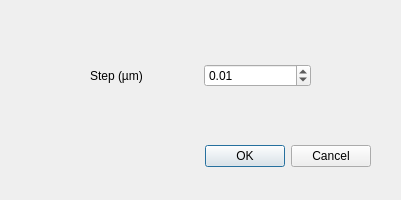
<?xml version="1.0" encoding="UTF-8"?>
<ui version="4.0">
 <class>Dialog</class>
 <widget class="QDialog" name="Dialog">
  <property name="geometry">
   <rect>
    <x>0</x>
    <y>0</y>
    <width>401</width>
    <height>200</height>
   </rect>
  </property>
  <property name="windowTitle">
   <string>Dialog</string>
  </property>
  <widget class="QDialogButtonBox" name="buttonBox">
   <property name="geometry">
    <rect>
     <x>30</x>
     <y>140</y>
     <width>341</width>
     <height>32</height>
    </rect>
   </property>
   <property name="orientation">
    <enum>Qt::Horizontal</enum>
   </property>
   <property name="standardButtons">
    <set>QDialogButtonBox::Cancel|QDialogButtonBox::Ok</set>
   </property>
  </widget>
  <widget class="QWidget" name="">
   <property name="geometry">
    <rect>
     <x>90</x>
     <y>60</y>
     <width>221</width>
     <height>31</height>
    </rect>
   </property>
   <layout class="QHBoxLayout" name="horizontalLayout">
    <item>
     <widget class="QLabel" name="label">
      <property name="text">
       <string>Step (µm)</string>
      </property>
     </widget>
    </item>
    <item>
     <widget class="QDoubleSpinBox" name="step_doubleSpinBox">
      <property name="value">
       <double>0.010000000000000</double>
      </property>
     </widget>
    </item>
   </layout>
  </widget>
 </widget>
 <resources/>
 <connections>
  <connection>
   <sender>buttonBox</sender>
   <signal>accepted()</signal>
   <receiver>Dialog</receiver>
   <slot>accept()</slot>
   <hints>
    <hint type="sourcelabel">
     <x>248</x>
     <y>254</y>
    </hint>
    <hint type="destinationlabel">
     <x>157</x>
     <y>274</y>
    </hint>
   </hints>
  </connection>
  <connection>
   <sender>buttonBox</sender>
   <signal>rejected()</signal>
   <receiver>Dialog</receiver>
   <slot>reject()</slot>
   <hints>
    <hint type="sourcelabel">
     <x>316</x>
     <y>260</y>
    </hint>
    <hint type="destinationlabel">
     <x>286</x>
     <y>274</y>
    </hint>
   </hints>
  </connection>
 </connections>
</ui>
